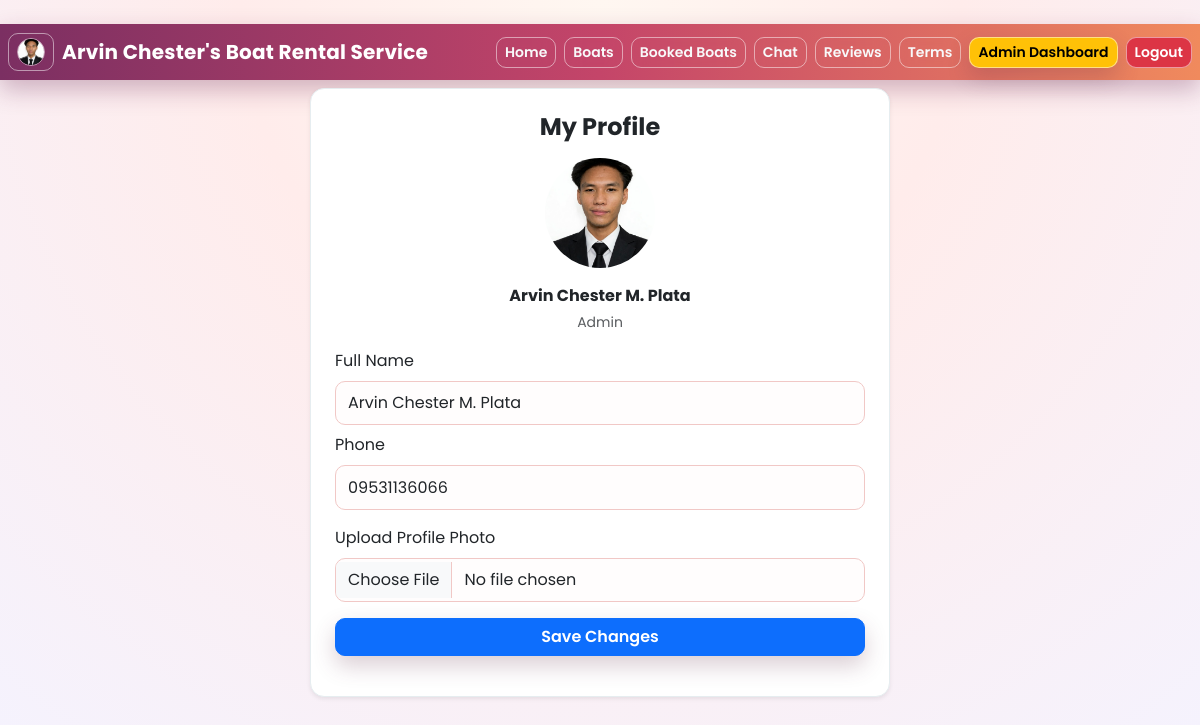
The app's page /profile (signed in) with its own data.
### app.py (models this page shows, shortened)
class User(UserMixin, db.Model):
    id = db.Column(db.Integer, primary_key=True)
    full_name = db.Column(db.String(120), nullable=False)
    email = db.Column(db.String(120), unique=True, nullable=False)
    phone = db.Column(db.String(40), nullable=False)
    bio = db.Column(db.Text, default="")
    profile_image_path = db.Column(db.String(255))
    last_seen_at = db.Column(db.DateTime, default=datetime.now)
    password_hash = db.Column(db.String(255), nullable=False)
    role = db.Column(db.String(20), default="customer", nullable=False)  # customer, owner, admin
    created_at = db.Column(db.DateTime, default=datetime.utcnow)

### app.py (the view, shortened to what this page needs)
@app.route("/profile", methods=["GET", "POST"])
@login_required
def profile():
    owned_boats = []
    if current_user.role == "owner":
        owned_boats = Boat.query.filter_by(owner_id=current_user.id).order_by(Boat.id.desc()).all()
    return render_template("profile.html", owned_boats=owned_boats)

### app.py (called while the page is built)
@login_manager.user_loader
def load_user(user_id):
    return db.session.get(User, int(user_id))

@app.before_request
def update_last_seen():
    if current_user.is_authenticated:
        current_user.last_seen_at = datetime.now()
        db.session.commit()

@app.context_processor
def inject_counts():
    if current_user.is_authenticated:
        notif_count = Notification.query.filter_by(user_id=current_user.id).count()
        chat_notif_count = (
            db.session.query(db.func.count(Message.id))
            .filter(Message.receiver_id == current_user.id, Message.seen_at.is_(None))
            .scalar()
        )
        return {"notif_count": notif_count, "chat_notif_count": chat_notif_count}
    return {"notif_count": 0, "chat_notif_count": 0}

### templates/profile.html (shortened to what this page needs)
{% extends 'base.html' %}
{% block content %}
<div class="row justify-content-center">
  <div class="col-md-8 col-lg-6">
    <div class="card shadow-sm">
      <div class="card-body p-4 text-center">
        <h4 class="mb-3">My Profile</h4>
        {% if current_user.profile_image_path %}
          <img src="{{ current_user.profile_image_path }}" alt="Profile" class="rounded-circle mb-3" style="width: 110px; height: 110px; object-fit: cover;">
        {% else %}
          <div class="mx-auto mb-3 d-flex align-items-center justify-content-center rounded-circle text-white fw-bold" style="width: 110px; height: 110px; font-size: 34px; background: linear-gradient(120deg, #a53a6e, #f08a5d);">
            {{ current_user.full_name[:1] }}
          </div>
        {% endif %}
        <p class="mb-1"><strong>{{ current_user.full_name }}</strong></p>
        <p class="text-muted small mb-3">{{ current_user.role|title }}</p>
        <form method="post" enctype="multipart/form-data" class="text-start">
          <label class="form-label">Full Name</label>
          <input type="text" class="form-control mb-2" name="full_name" value="{{ current_user.full_name }}" required>
          <label class="form-label">Phone</label>
          <input type="text" class="form-control mb-3" name="phone" value="{{ current_user.phone }}" required>
          <label class="form-label">Upload Profile Photo</label>
          <input type="file" class="form-control mb-3" name="profile_image" accept=".png,.jpg,.jpeg,.webp">
          <button class="btn btn-primary w-100">Save Changes</button>
        </form>
      </div>
    </div>
  </div>
</div>
{% endblock %}

### templates/base.html (shortened to what this page needs)
﻿<!doctype html>
<html lang="en">
<head>
  <link href="https://cdn.jsdelivr.net/npm/bootstrap@5.3.3/dist/css/bootstrap.min.css" rel="stylesheet">
  <link rel="stylesheet" href="{{ url_for('static', filename='css/style.css') }}">
</head>
<body>
  <nav class="navbar navbar-expand-lg navbar-dark custom-nav">
    <div class="container-fluid px-2">
      {% if current_user.is_authenticated %}
        <a class="btn btn-sm btn-outline-light nav-pill me-2 ms-0" href="{{ url_for('profile') }}" title="Profile">
          {% if current_user.profile_image_path %}
            <img src="{{ current_user.profile_image_path }}" alt="Profile" class="profile-avatar-img">
          {% else %}
            <span class="profile-avatar">{{ current_user.full_name[:1] }}</span>
          {% endif %}
        </a>
      {% endif %}
      <a class="navbar-brand fw-bold" href="{{ url_for('index') }}">Arvin Chester's Boat Rental Service</a>
      <div class="collapse navbar-collapse" id="navMenu">
        <ul class="navbar-nav ms-auto gap-2 w-100 justify-content-end">
          <li class="nav-item"><a class="btn btn-sm btn-outline-light nav-pill" href="{{ url_for('index') }}">Home</a></li>
          {% if not (current_user.is_authenticated and current_user.role == 'owner') %}
            <li class="nav-item"><a class="btn btn-sm btn-outline-light nav-pill" href="{{ url_for('boats') }}">Boats</a></li>
          {% endif %}
          {% if current_user.is_authenticated %}
            {% if current_user.role == 'admin' %}
              <li class="nav-item"><a class="btn btn-sm btn-outline-light nav-pill" href="{{ url_for('admin_bookings') }}">Booked Boats</a></li>
            {% elif current_user.role == 'owner' %}
              <li class="nav-item"><a class="btn btn-sm btn-outline-light nav-pill" href="{{ url_for('owner_booked_boats') }}">Booked Boats</a></li>
            {% else %}
              <li class="nav-item"><a class="btn btn-sm btn-outline-light nav-pill" href="{{ url_for('my_bookings') }}">My Bookings</a></li>
            {% endif %}
            <li class="nav-item">
              <a class="btn btn-sm btn-outline-light nav-pill position-relative" href="{{ url_for('chat') }}">
                Chat
              </a>
            </li>
            <li class="nav-item"><a class="btn btn-sm btn-outline-light nav-pill" href="{{ url_for('reviews') }}">Reviews</a></li>
            <li class="nav-item"><a class="btn btn-sm btn-outline-light nav-pill" href="{{ url_for('terms') }}">Terms</a></li>
            {% if current_user.role == 'admin' %}
              <li class="nav-item"><a class="btn btn-sm btn-warning nav-pill" href="{{ url_for('admin_dashboard') }}">Admin Dashboard</a></li>
            {% endif %}
            <li class="nav-item"><a class="btn btn-sm btn-danger nav-pill" href="{{ url_for('logout') }}">Logout</a></li>
          {% endif %}
        </ul>
      </div>
    </div>
  </nav>
  <main class="{% if request.endpoint == 'index' %}container py-4{% else %}container-fluid px-2 py-2{% endif %}">
    {% block content %}{% endblock %}
  </main>
</body>
</html>

### static/css/style.css (style rules this page uses)
body { font-family: "Poppins", "Segoe UI", sans-serif; background: radial-gradient(circle at top, #fff7f1 0%, #ffeceb 36%, #f4f3ff 100%); color: #3d2c2e; min-height: 100vh; }
.custom-nav { background: linear-gradient(90deg, #7b2f62, #c44569, #f08a5d); box-shadow: 0 10px 25px rgba(104, 33, 78, 0.3); }
.nav-pill { border-radius: 999px; backdrop-filter: blur(8px); border-color: rgba(255, 255, 255, 0.5) !important; transition: all 0.2s ease; }
.navbar-brand { letter-spacing: 0.2px; }
.profile-avatar-img { width: 28px; height: 28px; border-radius: 50%; object-fit: cover; border: 1px solid rgba(255, 255, 255, 0.55); }
.card { border: 1px solid #e6edf0; border-radius: 14px; box-shadow: 0 10px 30px rgba(14, 39, 57, 0.06); }
h2, h3, h4, h5, h6 { font-weight: 700; }
.btn { border-radius: 10px; font-weight: 600; }
.btn-success, .btn-primary, .btn-warning { box-shadow: 0 10px 22px rgba(100, 48, 73, 0.23); }
.form-control, .form-select { border-radius: 10px; border: 1px solid #f1c8c6; padding-top: 0.58rem; padding-bottom: 0.58rem; background: #fffdfd; }

### records on screen
User: profile_image_path (picture), full_name "Arvin Chester M. Plata", role "Admin", phone "09531136066"
